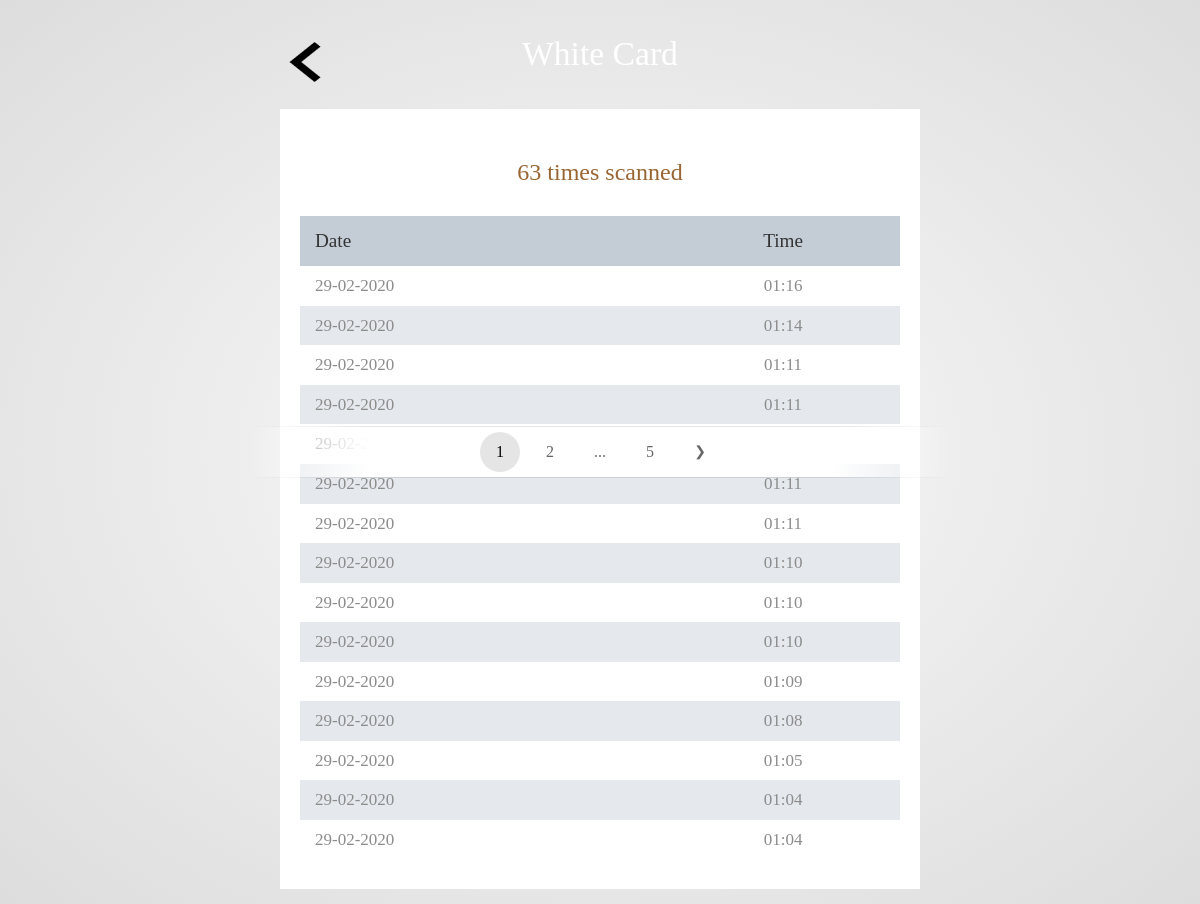
/student/4/, run on the app's committed database.
### app/models.py (models this page shows, shortened)
class Student(models.Model):
    name = models.CharField(verbose_name='ім\'я', max_length=250)
    group = models.ForeignKey(Group, verbose_name='група', on_delete=models.CASCADE)
    number_scan = models.IntegerField(verbose_name='кількість сканувань',max_length=100, null=True, blank=True)
    def __str__(self):
        return self.name
    class Meta:
        ordering = ('-name',)
        verbose_name = 'Студент'
        verbose_name_plural = 'Студенти'

class TagReader(models.Model):
    student = models.ForeignKey(Student, verbose_name='Студент',related_name = 'tags',  on_delete= models.CASCADE)
    tag = models.CharField(verbose_name='Мітка', max_length=120)
    scanned = models.DateTimeField(verbose_name='Проскановано', auto_now_add=True)
    class Meta:
        ordering = ('-scanned',)
        verbose_name = 'Мітка відсканована'
        verbose_name_plural = 'Відскановані мітки'

### app/views.py (the view)
# urls.py: path('student/<pk>/', student_detail, name='student_detail' ),
def student_detail(request, pk):
    scans_object = TagReader.objects.filter(student=pk)
    name = Student.objects.get(pk=pk)
    paginator = Paginator(scans_object, 15)
    page = request.GET.get('page')
    try:
        scans = paginator.page(page)
    except PageNotAnInteger:
        scans = paginator.page(1)
    except EmptyPage:
        scans = paginator.page(paginator.num_pages)
    context = {'scans':scans,
               'name':name,
               'page':page}
    return render(request, 'student.html', context)

### templates/student.html (shortened to what this page needs)
<!DOCTYPE html>
<html lang="en">
  <head>
    <link href="/static/fontawesome/css/all.min.css" rel="stylesheet" />
    <link href="/static/css/tooplate-chilling-cafe.css" rel="stylesheet" />
  </head>
  <body>
    <div class="tm-container">
      <div class="tm-text-white tm-page-header-container">
  <div id="tm-intro-img">
      <a href="{%url 'index'%}">
          <img class="back-arrow" src="/media/arrow.png" alt="">
</a>
        </div>
        <h1 class="tm-page-header">{{name}}</h1>
      </div>
      <div class="tm-main-content">
        <section class="tm-section">
          <h2 class="tm-section-header ">{{name.number_scan}} times scanned</h2>
          <div class="tm-responsive-table">
            <table>
              <tr class="tm-tr-header">
                <th class="tm-text-left">Date</th>
                <th>Time</th>
              </tr>
              {%for scan in scans %}
              <tr>
                <td class="tm-text-left">{{scan.scanned|date:"d-m-Y "}}</td>
                <td>{{scan.scanned|date:"H:i"}}</td>
              </tr>
              {%endfor%}
            </table>
          </div>
        </section>
          {% include "pagination2.html" with page=scans %}
  </body>
</html>

### static/css/tooplate-chilling-cafe.css (style rules this page uses)
body { background-color: #3a4a58; color: #8c8c8c; font-family: "Open Sans", Arial, Helvetica, sans-serif; font-size: 17px; font-weight: 400; padding: 15px; margin: 0; }
.tm-container { max-width: 640px; margin-left: auto; margin-right: auto; }
.tm-main-content { background-color: #ffffff; }
#tm-intro-img { background-position: center; background-size: cover; position: relative; }
.back-arrow { position: absolute; width: 50px; height: 40px; top: 27px; left: 0; }
.tm-text-white { color: white; }
.tm-page-header-container { text-align: center; }
.tm-page-header { display: inline-block; vertical-align: baseline; margin-top: 20px; margin-bottom: 35px; font-size: 2.1rem; font-weight: 400; }
.tm-section-header { color: #996633; text-align: center; font-weight: 400; font-size: 1.5rem; margin-top: 30px; margin-bottom: 30px; }
table { width: 100%; border-spacing: 0; }
td { text-align: center; padding: 10px 15px; }
.tm-text-left { text-align: left; }
th { color: #333333; font-weight: 400; font-size: 1.2rem; padding-left: 15px; padding-right: 15px; }
tr:nth-child(odd) { background-color: #e5e8ed; }
tr.tm-tr-header { background-color: #c4cdd6; height: 50px; }
.tm-section { padding-top: 20px; padding-left: 20px; padding-right: 20px; padding-bottom: 30px; }
img { max-width: 100%; }
a { transition: all 0.3s ease; }

### static/css/style.css (style rules this page uses)
html { font-family: sans-serif; line-height: 1.15; -ms-text-size-adjust: 100%; -webkit-text-size-adjust: 100%; }
body { margin: 0; }
figcaption, menu, article, aside, details, figure, footer, header, main, nav, section, summary { display: block; }
a { background-color: transparent; -webkit-text-decoration-skip: objects; }
h1 { font-size: 2em; margin: .67em 0; }
img { border-style: none; }
html { height: 100%; }
body { background: #fafafa; background: -webkit-radial-gradient(center, ellipse cover, #fafafa 0%, #dddddd 100%); background: -webkit-radial-gradient(center ellipse, #fafafa 0%, #dddddd 100%); background: radial-gradient(ellipse at center, #fafafa 0%, #dddddd 100%); filter: progid:DXImageTransform.Microsoft.gradient( startColorstr='#fafafa', endColorstr='#dddddd',GradientType=1 ); font-family: "proxima-nova"; }

### data on the page
Student: name "White Card", number_scan "63"
TagReader: scanned "29-02-2020", scanned "01:16"
TagReader: scanned "29-02-2020", scanned "01:14"
TagReader: scanned "29-02-2020", scanned "01:11"
TagReader: scanned "29-02-2020", scanned "01:11"
TagReader: scanned "29-02-2020"
TagReader: scanned "29-02-2020", scanned "01:11"
TagReader: scanned "29-02-2020", scanned "01:11"
TagReader: scanned "29-02-2020", scanned "01:10"
TagReader: scanned "29-02-2020", scanned "01:10"
TagReader: scanned "29-02-2020", scanned "01:10"
TagReader: scanned "29-02-2020", scanned "01:09"
TagReader: scanned "29-02-2020", scanned "01:08"
TagReader: scanned "29-02-2020", scanned "01:05"
TagReader: scanned "29-02-2020", scanned "01:04"
TagReader: scanned "29-02-2020", scanned "01:04"

### other printed values
{{ page.number }} "1"
{{ page.next_page_number }} "2"
{{ page.paginator.num_pages }} "5"
